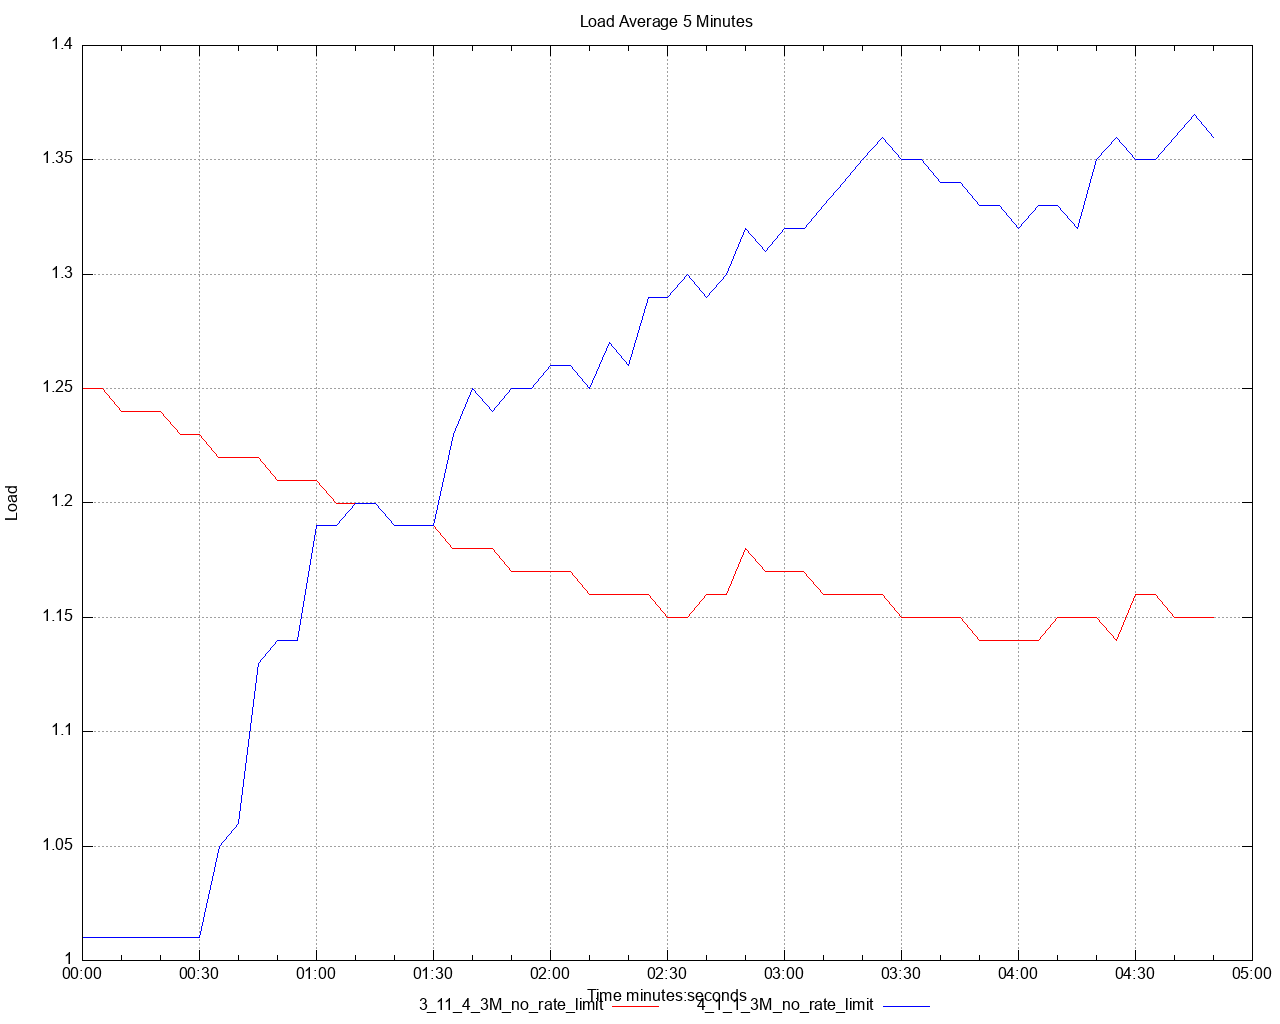

Reproduce this figure in gnuplot.
set title 'Load Average 5 Minutes' noenhanced
set style data lines
set datafile separator ","
set terminal png size 1280,1024
set grid
set key below
set xdata time
set timefmt "%s"
offset = 0
t0(x)=(offset=($0==0) ? x : offset, x - offset)
set xlabel 'Time minutes:seconds'
set ylabel 'Load'
set output '/Users/ahmet.mircik/simulator/tests/report_3M_no_rate_limit/dstat/load_average_5m_A3.png'
plot \
   '/Users/ahmet.mircik/simulator/tests/report_3M_no_rate_limit/data/load_average_5m_A3_1.data' using (t0(timecolumn(1))):2 title "3_11_4_3M_no_rate_limit" noenhanced lt rgb "red", \
   '/Users/ahmet.mircik/simulator/tests/report_3M_no_rate_limit/data/load_average_5m_A3_2.data' using (t0(timecolumn(1))):2 title "4_1_1_3M_no_rate_limit" noenhanced lt rgb "blue", \
